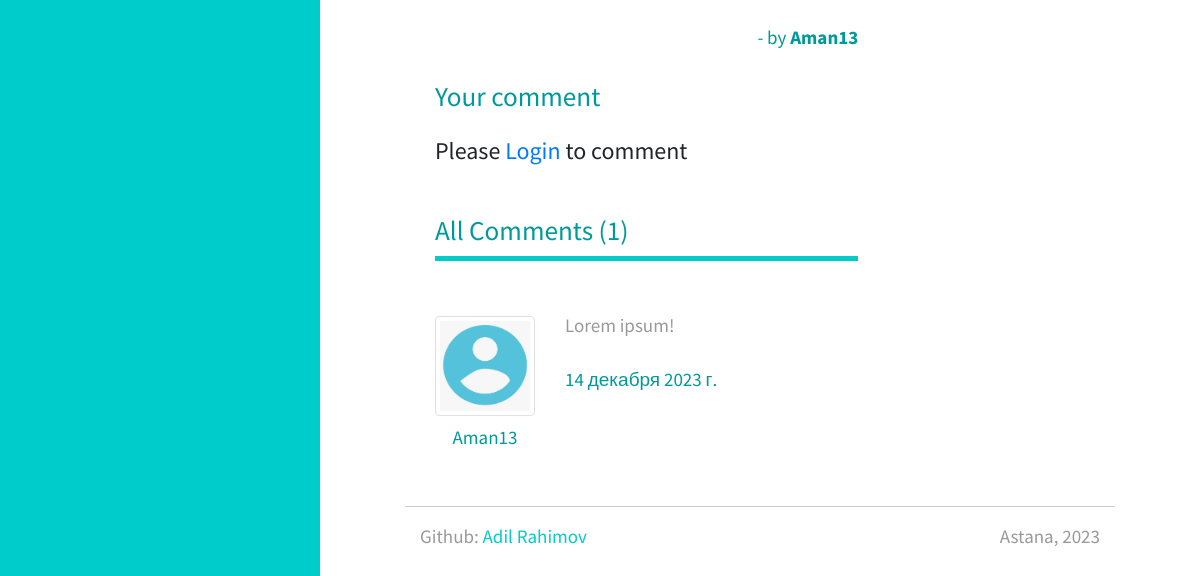
Page /blog/sed-ut-perspiciatis (lower part) on the earlier database version.
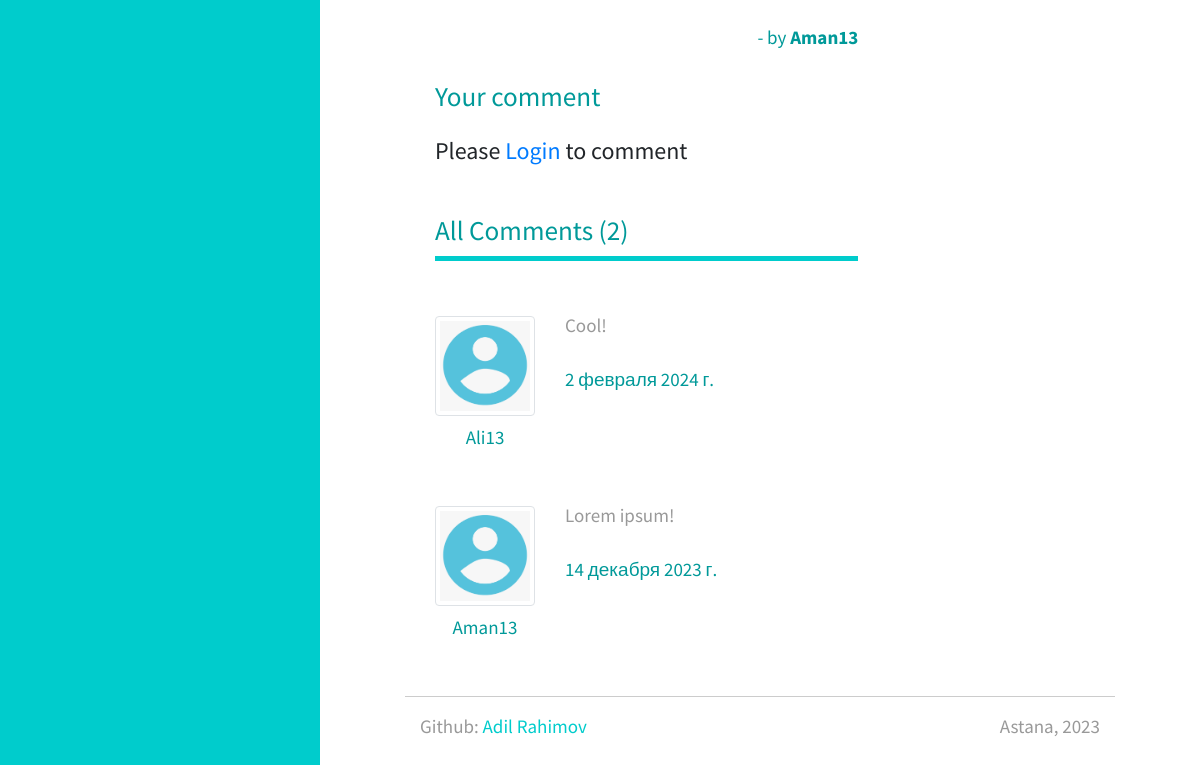
Same page on the later database version.
### blog/models.py (models this page shows, shortened)
class Comment(models.Model):
    class Meta:
        verbose_name_plural = 'Comments'
        verbose_name = 'Comment'
        ordering = ["-dateTime"]
    user = models.ForeignKey(User, on_delete=models.CASCADE)
    content = models.TextField()
    blog = models.ForeignKey(Post, on_delete=models.CASCADE)
    parent_comment = models.ForeignKey('self', on_delete=models.CASCADE, null=True, blank=True)
    dateTime=models.DateTimeField(default=now)

### blog/views.py (the view)
# urls.py: path('blog/<slug:slug>', views.PostDetailView.as_view(), name='post'),
class PostDetailView(generic.DetailView):
    model = Post
    template_name = 'post.html'
    def get_context_data(self, **kwargs):
        context = super().get_context_data(**kwargs)
        comments = Comment.objects.filter(blog=self.get_object())
        print(len(comments))
        context['comments'] = comments
        return context
    def post(self, request, *args, **kwargs):
        comment = Comment()
        comment.blog = self.get_object()
        comment.user = request.user
        comment.content = request.POST['content']
        comment.save()
        messages.success(request, "Comment added successfully")
        messages.get_messages(request).used = True
        return self.get(request, *args, **kwargs)

### blog/templates/post.html (shortened to what this page needs)
{% extends 'base.html' %}
{% load static %}
{% block content %}
    <div class="container-fluid">
            <div class="row tm-row">
                <div class="col-lg-8 tm-post-col">
                    <div class="tm-post-full">
                        <div class="mb-4">
                            <span class="d-block text-right tm-color-primary">- by <b>{{object.author}}</b></span>
                        </div>
                        <div>
                            {% if user.is_authenticated %}
                                <form action="/blog/{{object.slug}}" method="POST" class="mb-5 tm-comment-form"> {% csrf_token %}
                                    <h2 class="tm-color-primary tm-post-title mb-4">Your comment</h2>
                                    <div class="mb-4">
                                        <textarea class="form-control" id="content" name="content" required="true" rows="6"></textarea>
                                    </div>
                                    <div class="text-right">
                                        <button class="tm-btn tm-btn-primary tm-btn-small">Submit</button>
                                    </div>
                                </form>
                            {% else %}
                                <div class="mb-5 tm-comment-form">
                                    <h2 class="tm-color-primary tm-post-title mb-4">Your comment</h2>
                                    <div class="mb-4">
                                        <h4>Please <a href="/login/">Login</a> to comment</h4>
                                    </div>
                                </div>
                            {% endif %}
                            <h2 class="tm-color-primary tm-post-title"> All Comments ({{comments.count}})</h2>
                            <hr class="tm-hr-primary tm-mb-45">
                            {% for comment in comments %}
                            <div class="tm-comment tm-mb-45">
                                <figure class="tm-comment-figure">
                                    {% if comment.user.userprofile.avatar %}
                                        <img src="{{comment.user.userprofile.avatar.url}}" alt="Image" style="height: 100px; width: 100px;" class="mb-2 img-thumbnail">
                                    {% else %}
                                        <img src="{% static 'img/default.png' %}" alt="Image" style="height: 100px; width: 100px;" class="mb-2 img-thumbnail">
                                    {% endif %}
                                    <figcaption class="tm-color-primary text-center">{{comment.user}}</figcaption>
                                </figure>
                                <div>
                                    <p>
                                        {{comment.content}}
                                    </p>
                                    <div class="d-flex justify-content-between">
                                        <span class="tm-color-primary">{{comment.dateTime|date}}</span>
                                    </div>
                                </div>
                            </div>
                            {% endfor %}
                        </div>
                    </div>
                </div>
                <aside class="col-lg-4 tm-aside-col">
                </aside>
            </div>
    </div>
{% endblock %}

Differences in the rows shown:
added Comment: user "Ali13", content "Cool!", dateTime "2 февраля 2024 г."
Other differences:
{{ comments.count }}: "1" → "2"
